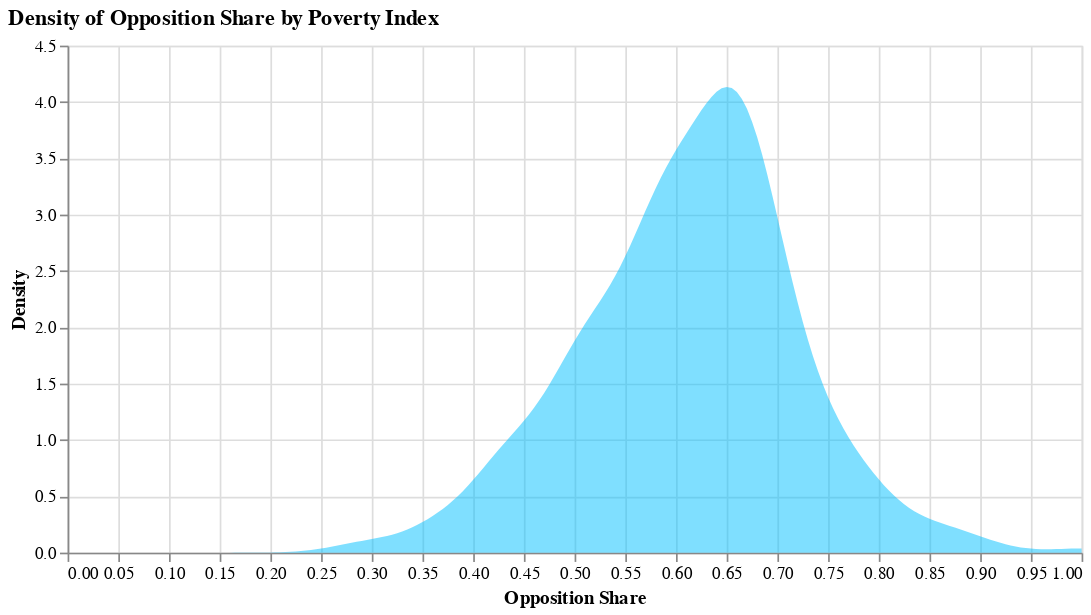

Write a Vega-Lite specification for this figure.
### Vega-Lite specification from a JSON file in a GitHub repository (floating-point values rounded to 4 significant figures; data arrays with more than 128 entries replaced by an {"elided": "..."} marker saying what was removed)
{"$schema": "https://vega.github.io/schema/vega-lite/v5.8.0.json", "title": {"text": "Density of Opposition Share by Poverty Index", "anchor": "start", "color": "black"}, "width": 600, "height": 300, "data": {"name": "data-3d85ea1994cdc7d8330144c68b9fee54"}, "params": [{"name": "minPovertyIndex", "value": 0, "bind": {"input": "range", "min": 0, "max": 1, "step": 0.01, "name": "Min Poverty Index:"}}, {"name": "maxPovertyIndex", "value": 1, "bind": {"input": "range", "min": 0, "max": 1, "step": 0.01, "name": "Max Poverty Index:"}}], "transform": [{"filter": "datum.prop_poors >= minPovertyIndex && datum.prop_poors <= maxPovertyIndex"}, {"density": "opp_share", "extent": [0, 1]}], "mark": {"type": "area", "color": "#00BFFF", "opacity": 0.5}, "encoding": {"x": {"field": "value", "type": "quantitative", "title": "Opposition Share"}, "y": {"field": "density", "type": "quantitative", "title": "Density", "stack": "zero"}}, "datasets": {"data-3d85ea1994cdc7d8330144c68b9fee54": {"elided": "345 records"}}}
